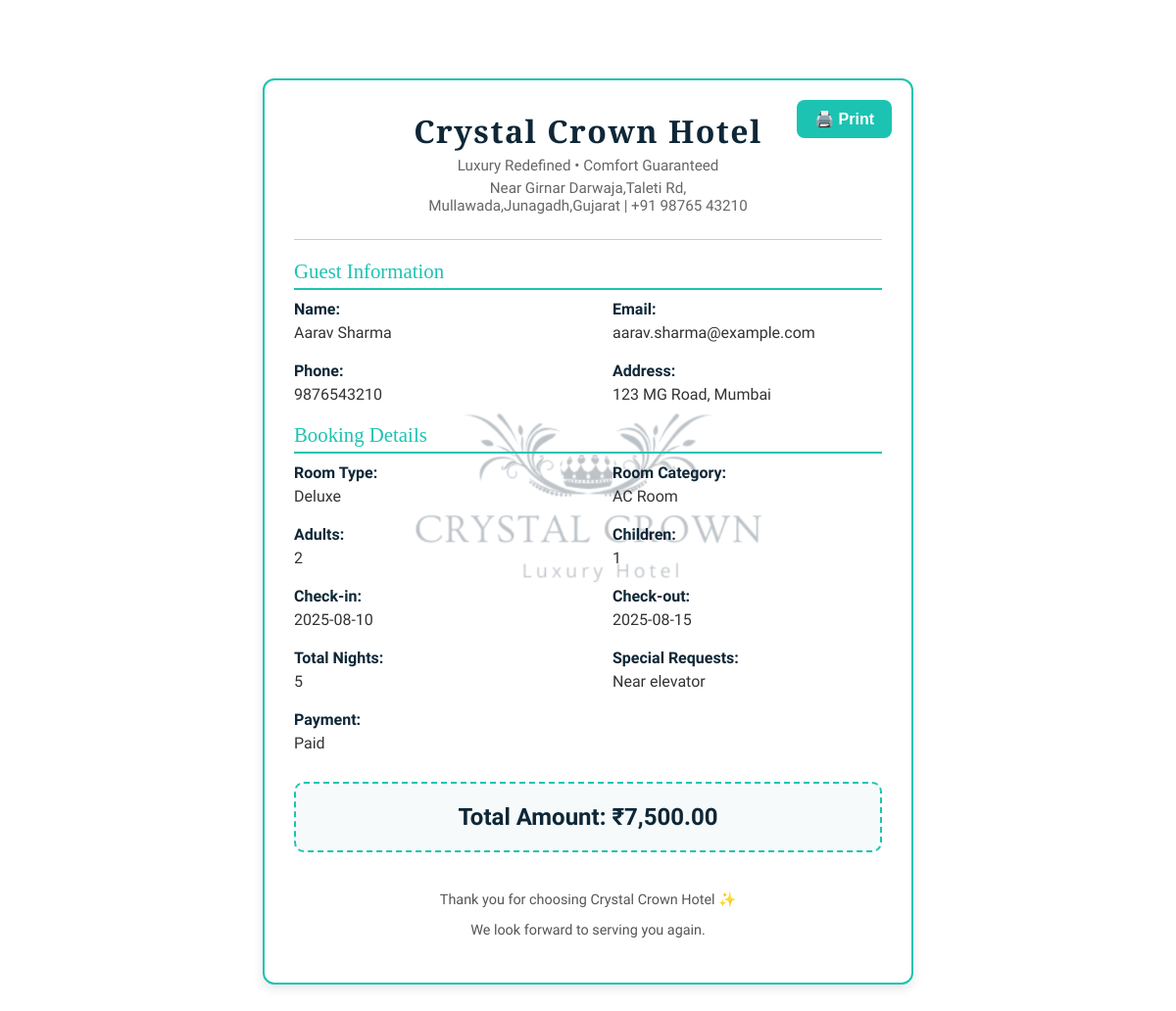
Screenshot of /project/client/booking_bill.php?booking_id=1 (signed in) with the database file from the repository.
### tables this page shows
CREATE TABLE `booking` (
  `booking_id` int(11) NOT NULL,
  `fullname` varchar(50) NOT NULL,
  `Address` varchar(100) NOT NULL,
  `email` varchar(50) NOT NULL,
  `phone` varchar(15) DEFAULT NULL,
  `room_type` varchar(30) NOT NULL,
  `Room_category` varchar(50) DEFAULT NULL,
  `adult_count` int(3) NOT NULL,
  `children_count` int(3) NOT NULL,
  `total` int(100) NOT NULL,
  `check_in` date NOT NULL,
  `check_out` date NOT NULL,
  `request` varchar(100) NOT NULL,
  `payment` varchar(1000) NOT NULL
);

### project/client/booking_bill.php (the view, shortened to what this page needs)
<?php
$con = mysqli_connect("localhost", "root", "", "crystal_crown_hotel");
$bookingId = isset($_GET['booking_id']) ? intval($_GET['booking_id']) : 0;
$sql = "SELECT * FROM booking WHERE booking_id = $bookingId";
$result = mysqli_query($con, $sql);
$booking = mysqli_fetch_assoc($result);
$checkin = new DateTime($booking['check_in']);
$checkout = new DateTime($booking['check_out']);
$nights = $checkin->diff($checkout)->days;
?>
<!DOCTYPE html>
<html lang="en">
<head>
</head>
<body>
<div class="container">
<button id="printBtn">🖨️ Print</button>
<div class="header">
<h1>Crystal Crown Hotel</h1>
<p>Luxury Redefined • Comfort Guaranteed</p>
<p>Near Girnar Darwaja,Taleti Rd,<br>Mullawada,Junagadh,Gujarat | +91 98765 43210</p>
</div>
<hr>
<div class="section">
<div class="section-title">Guest Information</div>
<div class="info-grid">
<div class="info-item"><strong>Name:</strong><?= htmlspecialchars($booking['fullname']) ?></div>
<div class="info-item"><strong>Email:</strong><?= htmlspecialchars($booking['email']) ?></div>
<div class="info-item"><strong>Phone:</strong><?= htmlspecialchars($booking['phone']) ?></div>
<div class="info-item full"><strong>Address:</strong><?= htmlspecialchars($booking['Address']) ?></div>
</div>
</div>
<div class="section">
<div class="section-title">Booking Details</div>
<div class="info-grid">
<div class="info-item"><strong>Room Type:</strong><?= htmlspecialchars($booking['room_type']) ?></div>
<div class="info-item"><strong>Room Category:</strong><?= htmlspecialchars($booking['Room_category']) ?></div>
<div class="info-item"><strong>Adults:</strong><?= $booking['adult_count'] ?></div>
<div class="info-item"><strong>Children:</strong><?= $booking['children_count'] ?></div>
<div class="info-item"><strong>Check-in:</strong><?= $booking['check_in'] ?></div>
<div class="info-item"><strong>Check-out:</strong><?= $booking['check_out'] ?></div>
<div class="info-item"><strong>Total Nights:</strong><?= $nights ?></div>
<div class="info-item full"><strong>Special Requests:</strong><?= nl2br(htmlspecialchars($booking['request'])) ?></div>
<div class="info-item"><strong>Payment:</strong><?= htmlspecialchars($booking['payment']) ?></div>
</div>
</div>
<div class="total-box">
      Total Amount: ₹<?= number_format($booking['total'], 2) ?>
</div>
<div class="footer">
<p>Thank you for choosing Crystal Crown Hotel ✨</p>
<p>We look forward to serving you again.</p>
</div>
</div>
</body>
</html>

### project/client/booking_bill.php (style rules this page uses)
body { font-family: 'Segoe UI', Tahoma, sans-serif; background: #ffffff; margin: 0; padding: 40px; color: #1e2a38; position: relative; }
.container { position: relative; max-width: 600px; margin: 40px auto; padding: 30px; border: 2px solid #1cc3b2; border-radius: 12px; box-shadow: 0 4px 12px rgba(0,0,0,0.1); background: #fff; overflow: hidden; }
.container::before { content: ""; position: absolute; top: 50%; left: 50%; width: 400px; height: 400px; background: url('images/logo1.png') no-repeat center; background-size: contain; opacity: 0.28; transform: translate(-50%, -50%); z-index: 0; pointer-events: none; }
.section { position: relative; z-index: 1; }
.header { text-align: center; margin-bottom: 25px; }
.header h1 { font-family: 'Cinzel', serif; font-size: 2rem; margin: 0; color: #0e2737; letter-spacing: 1.5px; }
.header p { margin: 5px 0; font-size: 0.95rem; color: #666; }
hr { border: 0; height: 1px; background: #ccc; margin: 20px 0; }
.section-title { font-family: 'Cinzel', serif; font-size: 1.3rem; color: #1cc3b2; margin: 20px 0 10px; border-bottom: 2px solid #1cc3b2; padding-bottom: 5px; }
.info-grid { display: flex; flex-wrap: wrap; gap: 20px 50px; margin-bottom: 20px; }
.info-item { flex: 1 1 45%; font-size: 1rem; color: #333; }
.info-item strong { display: block; margin-bottom: 5px; color: #0e2737; }
.total-box { text-align: center; margin-top: 30px; padding: 20px; background: #f7fafa; border: 2px dashed #1cc3b2; border-radius: 10px; font-size: 1.5rem; font-weight: bold; color: #0e2737; }
.footer { text-align: center; margin-top: 40px; font-size: 0.9rem; color: #555; }
button#printBtn { position: absolute; top: 20px; right: 20px; background: #1cc3b2; border: none; color: white; padding: 10px 18px; border-radius: 8px; cursor: pointer; font-size: 1rem; font-weight: 600; transition: 0.3s; }

### rows the page displays
booking: fullname "Aarav Sharma", email "aarav.sharma@example.com", phone "9876543210", Address "123 MG Road, Mumbai", room_type "Deluxe", Room_category "AC Room", adult_count "2", children_count "1", check_in "2025-08-10", check_out "2025-08-15", nights "5", request "Near elevator", payment "Paid", total "7,500.00"
